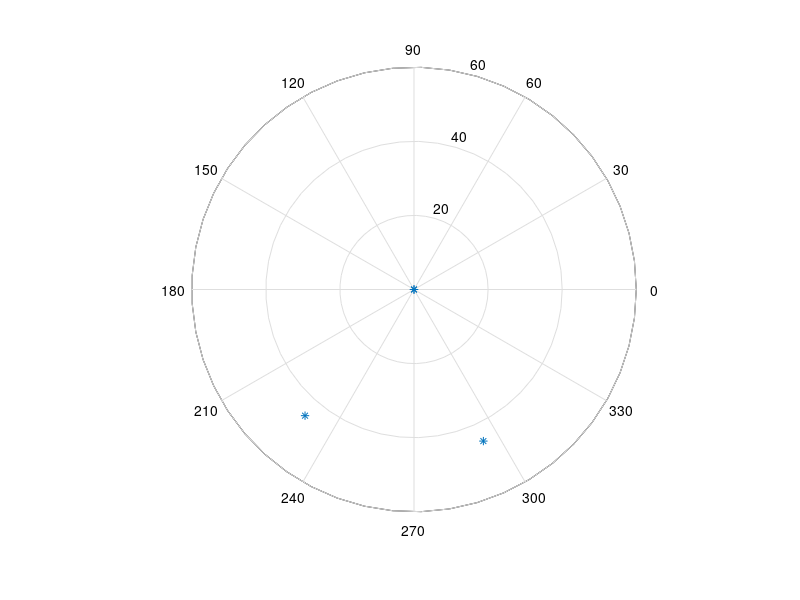

This figure's MATLAB source:
x=[1,1,0,0];
n=length(x);
y=fft(x);
disp(y);

a=abs(y);
stem(a);

b=rad2deg(angle(y));
% stem(b);
polar(b,'*');